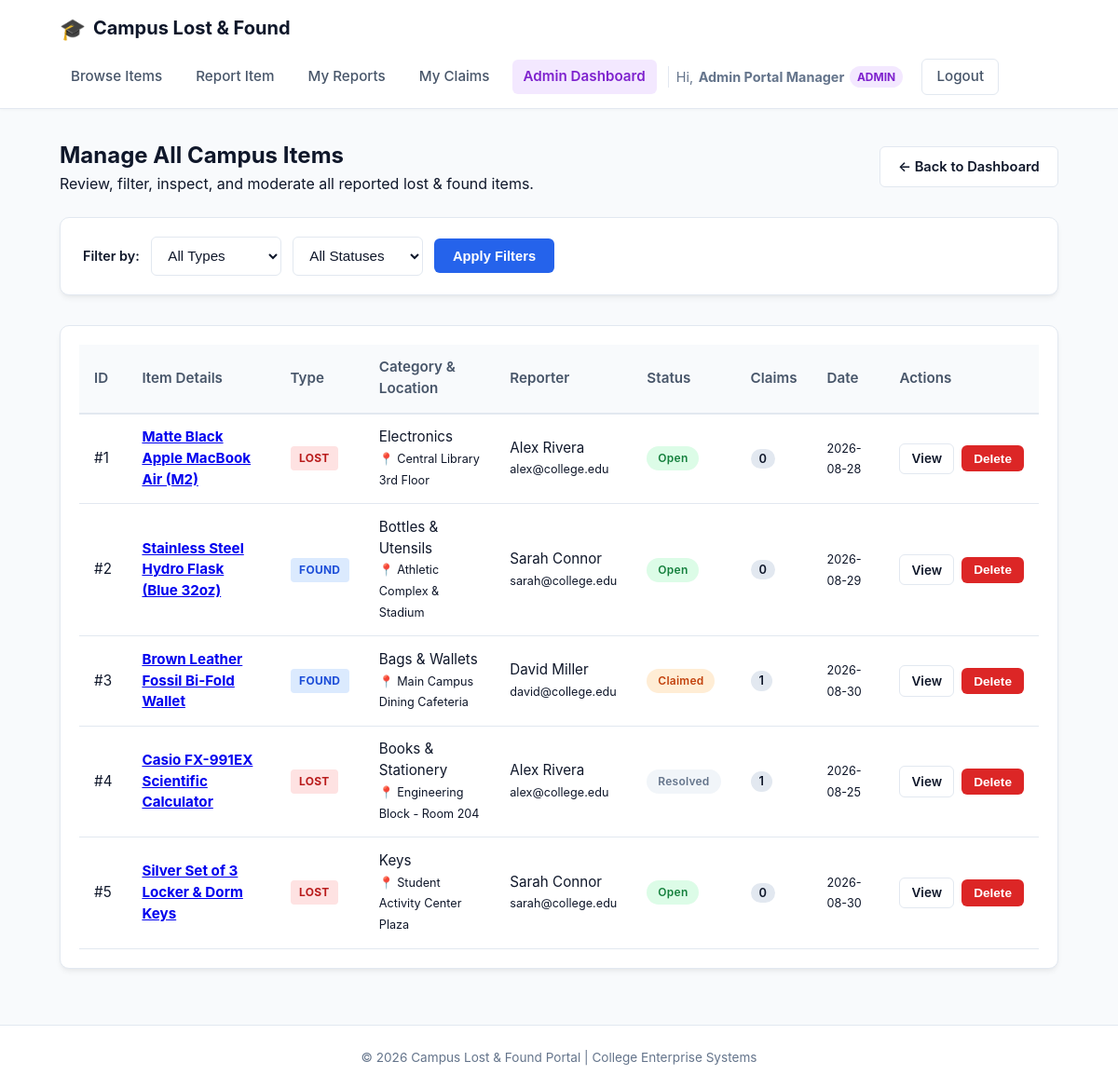
/admin/manage_items.php (signed in), run on the app's committed database.
### tables this page shows
CREATE TABLE IF NOT EXISTS items (
  id INT AUTO_INCREMENT PRIMARY KEY,
  user_id INT NOT NULL,
  type ENUM('lost','found') NOT NULL,
  title VARCHAR(150) NOT NULL,
  description TEXT,
  category VARCHAR(50),
  location VARCHAR(150),
  date_reported DATE,
  image_path VARCHAR(255),
  status ENUM('open','claimed','resolved') DEFAULT 'open',
  created_at TIMESTAMP DEFAULT CURRENT_TIMESTAMP,
  FOREIGN KEY (user_id) REFERENCES users(id)
);

CREATE TABLE IF NOT EXISTS users (
  id INT AUTO_INCREMENT PRIMARY KEY,
  name VARCHAR(100) NOT NULL,
  email VARCHAR(150) UNIQUE NOT NULL,
  password VARCHAR(255) NOT NULL,
  role ENUM('student','admin') DEFAULT 'student',
  created_at TIMESTAMP DEFAULT CURRENT_TIMESTAMP
);

### admin/manage_items.php (the view, shortened to what this page needs)
<?php
$filter_status = trim($_GET['status'] ?? 'all');
$filter_type = trim($_GET['type'] ?? 'all');
$where_clauses = [];
$where_sql = !empty($where_clauses) ? "WHERE " . implode(" AND ", $where_clauses) : "";
$sql = "SELECT items.*, users.name AS reporter_name, users.email AS reporter_email,
               (SELECT COUNT(*) FROM claims WHERE claims.item_id = items.id) AS claim_count
        FROM items
        JOIN users ON items.user_id = users.id
        $where_sql
        ORDER BY items.created_at DESC";
$stmt = mysqli_prepare($conn, $sql);
mysqli_stmt_execute($stmt);
$result = mysqli_stmt_get_result($stmt);
$all_items = [];
while ($row = mysqli_fetch_assoc($result)) {
    $all_items[] = $row;
}
include __DIR__ . '/../includes/header.php';
?>
<div class="page-header-row">
    <div>
        <h2>Manage All Campus Items</h2>
        <p class="text-muted">Review, filter, inspect, and moderate all reported lost &amp; found items.</p>
    </div>
    <div>
        <a href="dashboard.php" class="btn btn-outline">&larr; Back to Dashboard</a>
    </div>
</div>
<div class="filter-box card">
    <form action="manage_items.php" method="GET" class="filter-form">
        <div class="filter-dropdown-group">
            <label style="font-weight: 600; font-size: 0.9rem;">Filter by:</label>
            <select name="type" class="form-control select-control">
                <option value="all" <?php echo $filter_type === 'all' ? 'selected' : ''; ?>>All Types</option>
            </select>
            <select name="status" class="form-control select-control">
                <option value="all" <?php echo $filter_status === 'all' ? 'selected' : ''; ?>>All Statuses</option>
            </select>
            <button type="submit" class="btn btn-primary">Apply Filters</button>
        </div>
    </form>
</div>
<?php if (empty($all_items)): ?>
    <div class="card empty-state">
        <p class="empty-text">No items found matching the selected filters.</p>
    </div>
<?php else: ?>
    <div class="card table-card">
        <div class="table-responsive">
            <table class="data-table">
                <thead>
                    <tr>
                        <th>ID</th>
                        <th>Item Details</th>
                        <th>Type</th>
                        <th>Category &amp; Location</th>
                        <th>Reporter</th>
                        <th>Status</th>
                        <th>Claims</th>
                        <th>Date</th>
                        <th>Actions</th>
                    </tr>
                </thead>
                <tbody>
                    <?php foreach ($all_items as $item): ?>
                        <tr>
                            <td>#<?php echo (int)$item['id']; ?></td>
                            <td>
                                <div class="table-item-cell">
                                    <div>
                                        <strong>
                                            <a href="../item_detail.php?id=<?php echo (int)$item['id']; ?>" target="_blank">
                                                <?php echo htmlspecialchars($item['title']); ?>
                                            </a>
                                        </strong>
                                    </div>
                                </div>
                            </td>
                            <td>
                                <span class="badge badge-<?php echo htmlspecialchars($item['type']); ?>">
                                    <?php echo strtoupper(htmlspecialchars($item['type'])); ?>
                                </span>
                            </td>
                            <td>
                                <?php echo htmlspecialchars($item['category']); ?><br>
                                <small class="text-muted">📍 <?php echo htmlspecialchars($item['location']); ?></small>
                            </td>
                            <td>
                                <?php echo htmlspecialchars($item['reporter_name']); ?><br>
                                <small class="text-muted"><?php echo htmlspecialchars($item['reporter_email']); ?></small>
                            </td>
                            <td>
                                <span class="badge badge-status badge-status-<?php echo htmlspecialchars($item['status']); ?>">
                                    <?php echo ucfirst(htmlspecialchars($item['status'])); ?>
                                </span>
                            </td>
                            <td>
                                <span class="counter-badge"><?php echo (int)$item['claim_count']; ?></span>
                            </td>
                            <td>
                                <small class="text-muted"><?php echo htmlspecialchars($item['date_reported']); ?></small>
                            </td>
                            <td>
                                <div class="action-buttons">
                                    <a href="../item_detail.php?id=<?php echo (int)$item['id']; ?>" class="btn btn-sm btn-outline" target="_blank">View</a>
                                    <form action="manage_items.php" method="POST" onsubmit="return confirm('Are you sure you want to permanently delete this item report?');" style="display:inline;">
                                        <button type="submit" class="btn btn-sm btn-danger">Delete</button>
                                    </form>
                                </div>
                            </td>
                        </tr>
                    <?php endforeach; ?>
                </tbody>
            </table>
        </div>
    </div>
<?php endif; ?>
<?php
include __DIR__ . '/../includes/footer.php';
?>

### css/style.css (style rules this page uses)
:root { --primary-color: #2563eb; --primary-hover: #1d4ed8; --secondary-color: #475569; --success-color: #16a34a; --warning-color: #ea580c; --danger-color: #dc2626; --bg-color: #f8fafc; --card-bg: #ffffff; --text-main: #0f172a; --text-muted: #64748b; --border-color: #e2e8f0; --radius: 10px; --shadow: 0 4px 6px -1px rgba(0, 0, 0, 0.06), 0 2px 4px -2px rgba(0, 0, 0, 0.04); --shadow-hover: 0 10px 15px -3px rgba(0, 0, 0, 0.08), 0 4px 6px -4px rgba(0, 0, 0, 0.04); }
* { margin: 0; padding: 0; box-sizing: border-box; }
body { font-family: -apple-system, BlinkMacSystemFont, "Segoe UI", Roboto, Oxygen, Ubuntu, Cantarell, "Open Sans", "Helvetica Neue", sans-serif; background-color: var(--bg-color); color: var(--text-main); line-height: 1.5; min-height: 100vh; display: flex; flex-direction: column; }
.card { background: var(--card-bg); border-radius: var(--radius); border: 1px solid var(--border-color); box-shadow: var(--shadow); padding: 1.75rem; margin-bottom: 1.75rem; }
.form-control { width: 100%; padding: 0.65rem 0.85rem; font-size: 0.95rem; border: 1px solid var(--border-color); border-radius: 6px; background-color: #fff; color: var(--text-main); transition: border-color 0.15s ease, box-shadow 0.15s ease; }
.btn { display: inline-block; padding: 0.6rem 1.2rem; font-size: 0.92rem; font-weight: 600; text-align: center; border-radius: 6px; cursor: pointer; border: 1px solid transparent; text-decoration: none; transition: all 0.15s ease; }
.btn-primary { background-color: var(--primary-color); color: #ffffff; }
.page-header-row { display: flex; justify-content: space-between; align-items: center; margin-bottom: 1.5rem; flex-wrap: wrap; gap: 1rem; }
.filter-box { padding: 1.25rem 1.5rem; margin-bottom: 2rem; }
.filter-form { display: flex; flex-wrap: wrap; gap: 1rem; align-items: center; }
.filter-dropdown-group { display: flex; flex-wrap: wrap; gap: 0.75rem; align-items: center; }
.select-control { width: auto; min-width: 140px; }
.btn-outline { border: 1px solid var(--border-color); background-color: #ffffff; color: var(--text-main); }
.btn-danger { background-color: var(--danger-color); color: #ffffff; }
.btn-sm { padding: 0.35rem 0.75rem; font-size: 0.85rem; }
.badge { display: inline-block; padding: 0.25rem 0.6rem; font-size: 0.75rem; font-weight: 700; border-radius: 4px; letter-spacing: 0.02em; }
.badge-lost { background-color: #fee2e2; color: #b91c1c; }
.badge-found { background-color: #dbeafe; color: #1d4ed8; }
.badge-status { border-radius: 9999px; padding: 0.25rem 0.75rem; font-weight: 600; }
.badge-status-open, .badge-status-approved { background-color: #dcfce7; color: #15803d; }
.badge-status-claimed, .badge-status-pending { background-color: #ffedd5; color: #c2410c; }
.badge-status-resolved, .badge-status-rejected { background-color: #f1f5f9; color: #64748b; }
.counter-badge { background-color: #e2e8f0; padding: 0.2rem 0.55rem; border-radius: 9999px; font-size: 0.8rem; font-weight: 600; }
.table-card { padding: 1.25rem; }
.table-responsive { overflow-x: auto; }
.data-table { width: 100%; border-collapse: collapse; font-size: 0.95rem; text-align: left; }
.data-table th { background-color: #f8fafc; padding: 0.85rem 1rem; font-weight: 600; color: var(--secondary-color); border-bottom: 2px solid var(--border-color); }
.data-table td { padding: 0.85rem 1rem; border-bottom: 1px solid var(--border-color); vertical-align: middle; }
.table-item-cell { display: flex; align-items: center; gap: 0.85rem; }
.action-buttons { display: flex; gap: 0.5rem; align-items: center; }

### data on the page
items: id "1", title "Matte Black Apple MacBook Air (M2)", type "LOST", category "Electronics", location "Central Library 3rd Floor", user.name "Alex Rivera", user.email "alex@college.edu", status "Open", claim_count "0", date_reported "2026-08-28"
items: id "2", title "Stainless Steel Hydro Flask (Blue 32oz)", type "FOUND", category "Bottles & Utensils", location "Athletic Complex & Stadium", user.name "Sarah Connor", user.email "sarah@college.edu", status "Open", claim_count "0", date_reported "2026-08-29"
items: id "3", title "Brown Leather Fossil Bi-Fold Wallet", type "FOUND", category "Bags & Wallets", location "Main Campus Dining Cafeteria", user.name "David Miller", user.email "david@college.edu", status "Claimed", claim_count "1", date_reported "2026-08-30"
items: id "4", title "Casio FX-991EX Scientific Calculator", type "LOST", category "Books & Stationery", location "Engineering Block - Room 204", user.name "Alex Rivera", user.email "alex@college.edu", status "Resolved", claim_count "1", date_reported "2026-08-25"
items: id "5", title "Silver Set of 3 Locker & Dorm Keys", type "LOST", category "Keys", location "Student Activity Center Plaza", user.name "Sarah Connor", user.email "sarah@college.edu", status "Open", claim_count "0", date_reported "2026-08-30"

### other printed values
$_SESSION['name'] "Admin Portal Manager"
$_SESSION['role'] "ADMIN"
